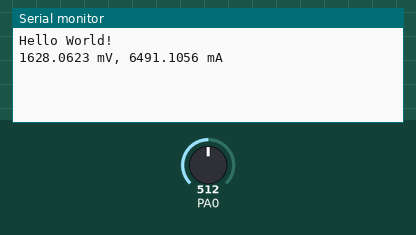
A program run on a simulated STM32 Black Pill. On the bench: the last lines printed to the serial monitor. Inputs (shaded band) come from the test bench; at power-on: PA0 = 512 (analog values on the 0–1023 scale).

Above: at 1.2 s.
1.3 s: PA0 set to 716
At 1.8 s:
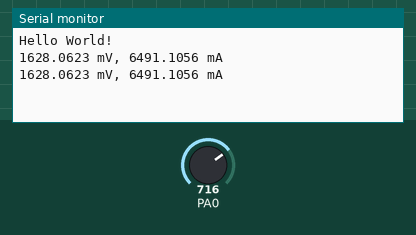
2.8 s: PA0 set to 900
At 4.2 s:
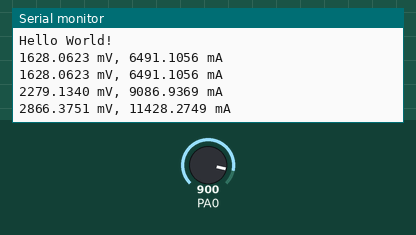
Timing chart, 0 to 5.8 s (numbered marks = the images above; inputs shaded):
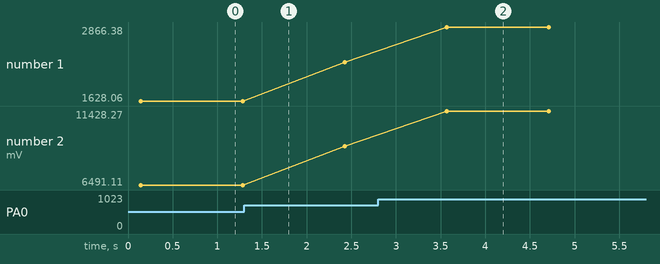

Measured:
- after the input at 2.8 s, the serial monitor: prints a new line after 0.77 s (image 2)
- plotted number 1: 1628.06 → 2279.13 after the input at 1.3 s, 2279.13 → 2866.38 after the input at 2.8 s
- plotted number 2: 6491.11 → 9086.94 after the input at 1.3 s, 9086.94 → 11428.27 after the input at 2.8 s

The program:

main.cpp
```cpp
#include <Arduino.h>

#define DIVIDER 1.99350649351
#define OFFSET 0.0
#define RESISTOR 0.10
#define GAIN_ERROR_CORRECTION 1.01

// TODO: Add voltage divider and resistor calculation functions

void setup() {
  // put your setup code here, to run once:
  SerialUSB.begin(115200);
  while (!SerialUSB);;
  SerialUSB.println("Hello World!");
  pinMode(A0, INPUT_ANALOG);
  analogReadResolution(12);
}
double adcToVoltageMv(uint16_t adc) {
  double voltage = adc * 3300 / 4095.0;

  return voltage;
}

double voltageToCurrentMa(double voltage) {
  double current = voltage * DIVIDER * RESISTOR * 20;
  if (current < 200) {
    current -= 10;
  }if (current < 100) {
     current -= 0;

  }
   if (current < 0) {
      current = 0;
    }
  return current;
}

double avgAdc(uint8_t pin, uint16_t samples) {
  double avg = 0.0;
  for (uint8_t i = 0; i < samples; i++) {
    avg += adcToVoltageMv(analogRead(pin)) / GAIN_ERROR_CORRECTION;
    delay(1);
  }
  avg = avg / samples - 6.0;
  return avg;
}

void loop() {
  // put your main code here, to run repeatedly:
  double val = avgAdc(A0, 128);
  SerialUSB.print(val, 4);
  SerialUSB.print(" mV, ");
  SerialUSB.print(voltageToCurrentMa(val), 4);
  SerialUSB.println(" mA");
  delay(1000);
}
```
